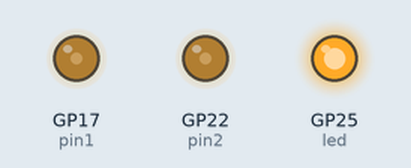
This program was run on a simulated Raspberry Pi Pico running MicroPython. Parts: output pins drawn as LEDs (lit = HIGH).

Above: at 0.05 s.
At 0.15 s:
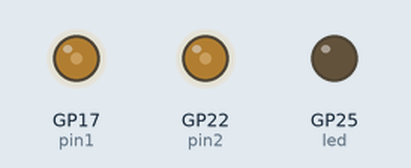
Timing chart, 0 to 3.0 s (numbered marks = the images above):
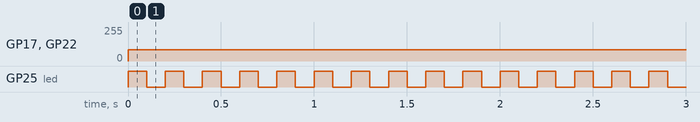

Measured:
- by itself, GP17 (pin1), GP22 (pin2): 0/255 → 85/255 at 0.00 s
- by itself, GP25 (led): alternates HIGH for 0.10 s and LOW for 0.10 s

The program:

pwm_1.py
```python
# Very simple example that creates a PWM signal

import time
from machine import Pin
import rp2

pin1 = Pin(17)
pin2 = Pin(22)

@rp2.asm_pio(set_init=rp2.PIO.OUT_LOW)
def blink_fastest():
    label("loop")
    set(pins, 1)
    set(pins, 0)
    jmp("loop")

# for RP2040, fastest my arduino mega can measure is about 62 kHz.
# This is achieved around a frequency of 187,000
sm1 = rp2.StateMachine(0, blink_fastest, freq=187000, set_base=pin1)
sm2 = rp2.StateMachine(1, blink_fastest, freq=187000, set_base=pin2)

sm1.active(1)
sm2.active(1)

led = Pin(25)
led.init(Pin.OUT)
while True:
    led.toggle()
    time.sleep_ms(100)
```
